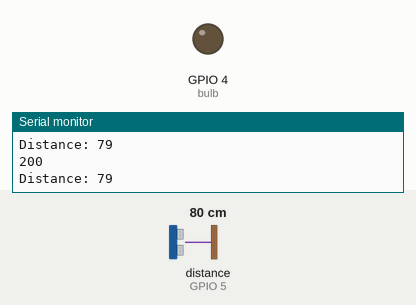
Simulated run of this sketch. Board: ESP32. Shown: output pins drawn as LEDs (lit = HIGH), the last lines printed to the serial monitor. Wiring (inferred from the names in the program): ultrasonic range finder: trigger GPIO 2; echo GPIO 5. The test bench sets the inputs (shaded band); at power-on: distance to the obstacle (sensor on GPIO 5) 80 cm. The echo pulse lasts 58.3 µs per cm; WiFi joins after 1.5 s; servers stay silent unless stated; uploads are accepted with an empty reply; pins used as bus, display or sensor lines are not drawn.

Above: at 2.7 s.
2.8 s: distance to the obstacle (sensor on GPIO 5) set to 43 cm
4.6 s: distance to the obstacle (sensor on GPIO 5) set to 37 cm
At 6.3 s:
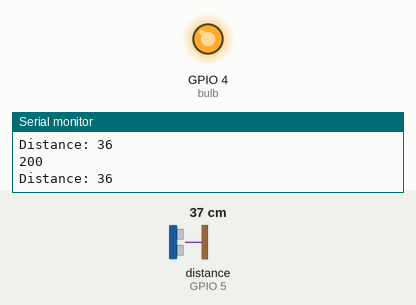
6.9 s: distance to the obstacle (sensor on GPIO 5) set to 60 cm
At 8.7 s:
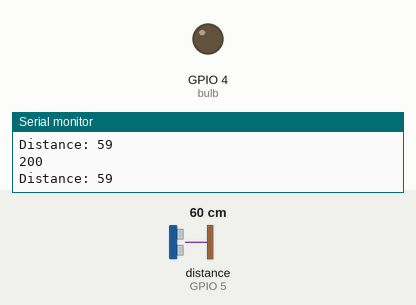
9.5 s: distance to the obstacle (sensor on GPIO 5) set to 2 cm
At 11.2 s:
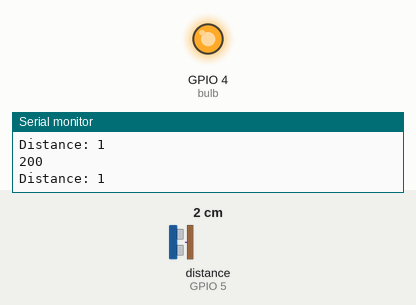
Timing chart, 0 to 12.7 s (numbered marks = the images above; inputs shaded):
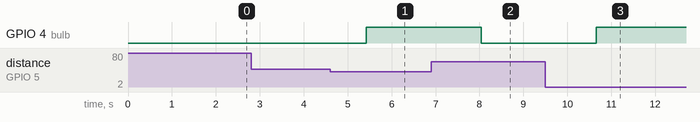

Measured:
- the behaviour switches between 41 and 40 cm on distance to the obstacle (sensor on GPIO 5) (found by bisection; images 0 and 1)
- after the input at 4.6 s, GPIO 4 (bulb): LOW → HIGH after 0.83 s
- after the input at 6.9 s, GPIO 4 (bulb): HIGH → LOW after 1.1 s
- after the input at 9.5 s, GPIO 4 (bulb): LOW → HIGH after 1.2 s

The sketch:

sketch_oct02b.ino
```cpp
#include <FirebaseESP32.h>
#include <HTTPClient.h>
#include <WiFiClient.h>

#define FIREBASE_HOST "wastebudd.firebaseio.com"
#define FIREBASE_AUTH "d3Gmlt7HSyetYEsziKAqBTdp3eRZ1pVakjHzli2u"

const char* ssid = "MNK-LAPTOP";
const char* password =  "Mnk@kelaniya";
const char* host = "https://moviemit.com/wastebudd";
int clk = 0;
FirebaseData firebaseData;

// defines pins numbers
const int trigPin = 2;
const int echoPin = 5;
const int bulb = 4;

// defines variables
long duration;
int distance;
void setup() {
pinMode(trigPin, OUTPUT); // Sets the trigPin as an Output
pinMode(echoPin, INPUT); // Sets the echoPin as an Input
pinMode(bulb,OUTPUT);

 Serial.begin(115200);

  WiFi.begin(ssid, password);

  while (WiFi.status() != WL_CONNECTED) {
    delay(500);
    Serial.println("Connecting to WiFi..");
  }

  Serial.println("Connected to the WiFi network");
  Firebase.begin(FIREBASE_HOST, FIREBASE_AUTH);

Firebase.reconnectWiFi(true);
}

void loop() {
  clk++;
// Clears the trigPin
digitalWrite(trigPin, LOW);
delayMicroseconds(2);
// Sets the trigPin on HIGH state for 10 micro seconds
digitalWrite(trigPin, HIGH);
delayMicroseconds(10);
digitalWrite(trigPin, LOW);
// Reads the echoPin, returns the sound wave travel time in microseconds
duration = pulseIn(echoPin, HIGH);
// Calculating the distance
distance= duration*0.034/2;
// Prints the distance on the Serial Monitor
Serial.print("Distance: ");
Serial.println(distance);
String stringOne =  String(distance);
String stringTwo = String(clk);
Firebase.set(firebaseData,"/Line/0/distance "+stringTwo,stringOne);
Firebase.set(firebaseData,"/Line/0/foodweight "+stringTwo,"20KG");
Firebase.set(firebaseData,"/Line/0/month "+stringTwo,"January");

 if(WiFi.status()== WL_CONNECTED){   //Check WiFi connection status

   HTTPClient http;

   http.begin(String("http://139.162.10.226/wastebudd/connect.php?distance="+stringOne));  //Specify destination for HTTP request
   http.addHeader("Content-Type", "text/plain");             //Specify content-type header

   int httpResponseCode = http.POST("POSTING from ESP32");   //Send the actual POST request

   if(httpResponseCode>0){

    String response = http.getString();                       //Get the response to the request

    Serial.println(httpResponseCode);   //Print return code
    Serial.println(response);           //Print request answer

   }else{

    Serial.print("Error on sending POST: ");
    Serial.println(httpResponseCode);

   }

   http.end();  //Free resources

 }else{

    Serial.println("Error in WiFi connection");

 }


if (distance < 40 ){
  digitalWrite(bulb,HIGH);
}else{
  digitalWrite(bulb,LOW);
}
}
```
